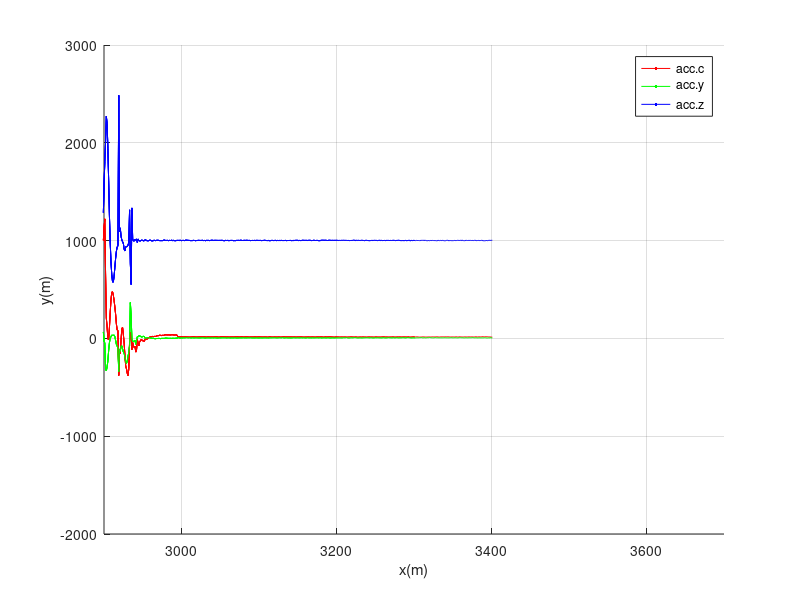

Here is the MATLAB script that generated this plot: (Note: this script raises an error after producing the figure.)

load('data.mat');
dataLens = size(data, 2);
runtimes = [1 : dataLens];

y_axisMax =  3000;   % int8_t range
y_axisMin = -2000;   % int8_t range
window_width = 800;
window_w = window_width;
window = window_w * (-0.75);  % 3/4 window

fig1 = figure(1);
set(fig1, 'Position', [400, 100, 1200, 700], 'color', 'w');
xlabel('x(m)');
ylabel('y(m)');
hold on
grid on

count = 0;
step = 100;
for i = 1 : step : dataLens

    count = count + 1;
    plot(runtimes(1:i), data(1, 1:i), 'r');
    plot(runtimes(1:i), data(2, 1:i), 'g');
    plot(runtimes(1:i), data(3, 1:i), 'b');

    legend('acc.c', 'acc.y', 'acc.z');
    window = window + step;
    axis([window, window + window_w, y_axisMin, y_axisMax]);

    frames(count) = getframe(1, [70, 20, 1100, 650]);

end

dt = 0.2;
filename = 'serial data - acc.gif';
getGIF(filename, frames, 128, dt);


